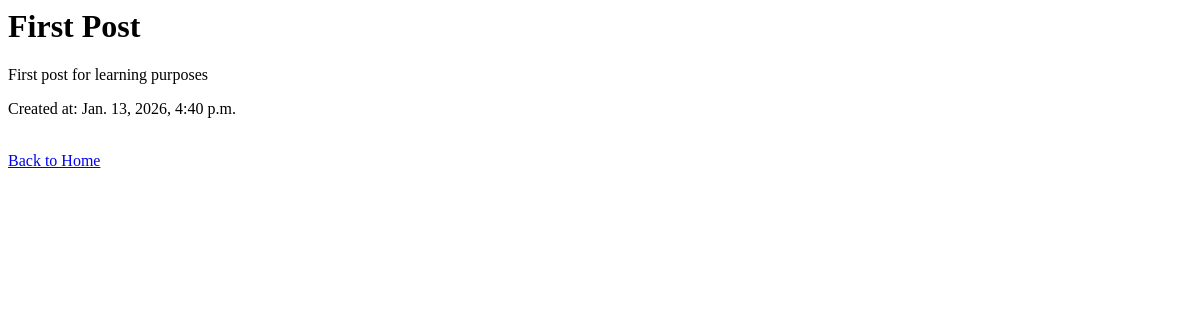
Before: /post/1/ with the older database file.
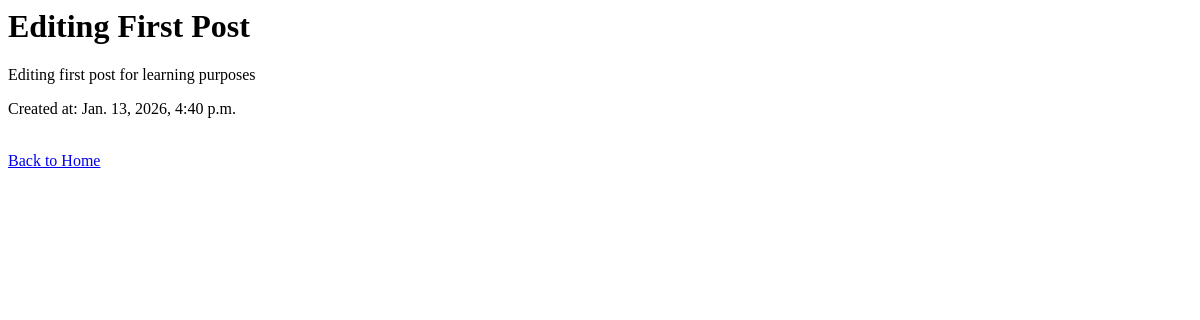
After: the same page with the newer database file.
### main/models.py (models this page shows, shortened)
class Post(models.Model):
    user = models.ForeignKey(User, on_delete = models.CASCADE, related_name='posts')
    title = models.CharField(max_length=200)
    content = models.TextField()
    created_at = models.DateTimeField(auto_now_add=True)

### main/views.py (the view)
# urls.py: path('post/<int:post_id>/', views.post_detail, name = 'post_detail'),
def post_detail(request, post_id):
    post = get_object_or_404(Post, id=post_id)
    return render(request, 'post_detail.html', {'post': post})

### main/templates/post_detail.html (shortened to what this page needs)
<h1>{{post.title}}</h1>
<p>{{post.content}}</p>
<p>Created at: {{post.created_at}}</p>
<a href = "/">Back to Home</a>

Changed rows visible on the page:
changed Post: title "First Post" → "Editing First Post"; content "First post for learning purposes" → "Editing first post for learning purposes"
